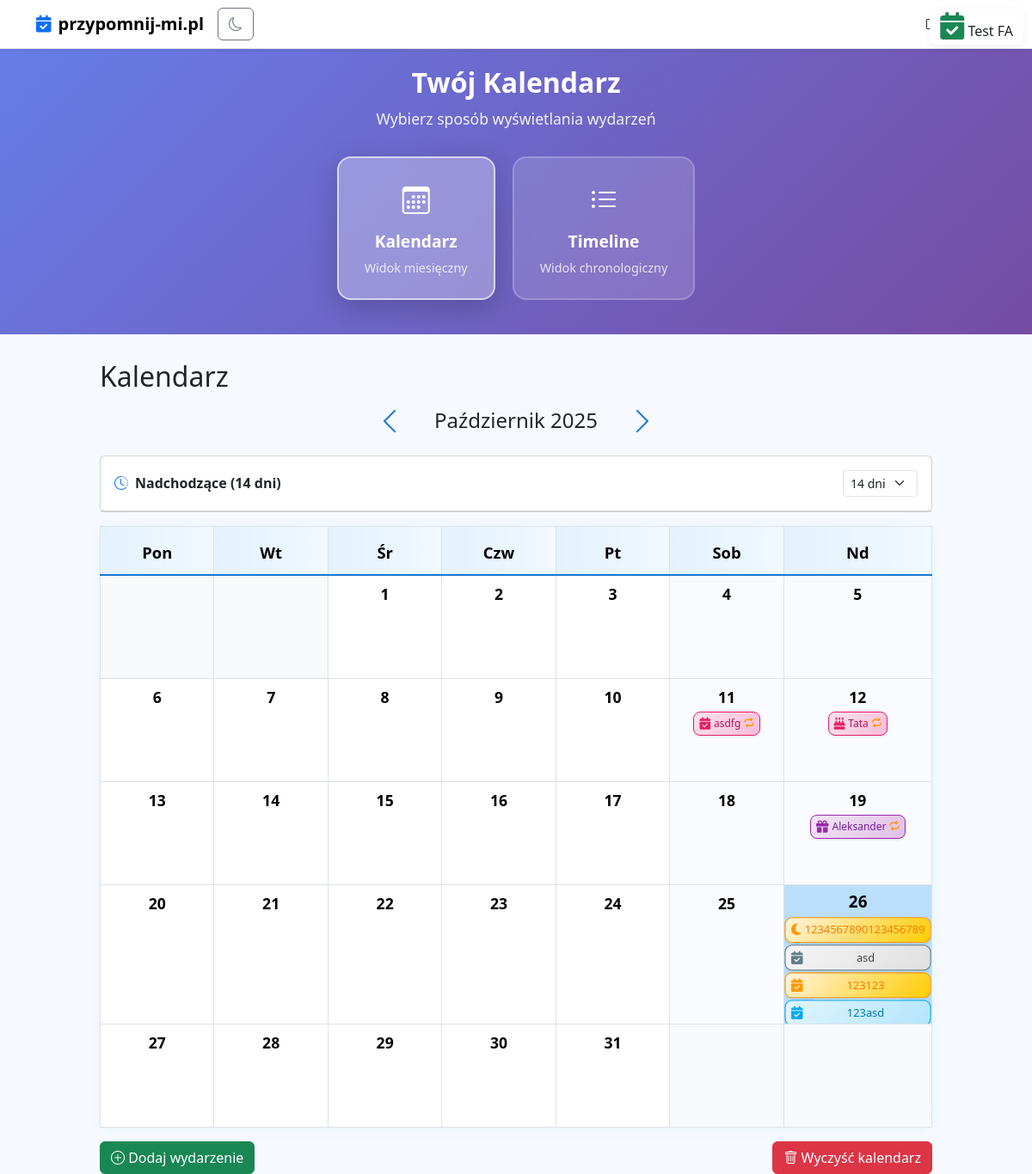
Screenshot of / (signed in) with the database file from the repository.
### events/models.py (models this page shows, shortened)
class Event(models.Model):
    CATEGORY_CHOICES = [
        ('urodziny', 'Urodziny'),
        ('imieniny', 'Imieniny'),
        ('rocznice', 'Rocznice'),
        ('przeglad', 'Przegląd'),
        ('ubezpieczenie', 'Ubezpieczenie'),
        ('inne', 'Wpisz własną kategorię'),
    ]
    RECURRENCE_CHOICES = [
        ('none', 'Brak'),
        ('daily', 'Codziennie'),
        ('weekly', 'Co tydzień'),
        ('monthly', 'Co miesiąc'),
        ('yearly', 'Co rok'),
    ]
    user = models.ForeignKey(User, on_delete=models.CASCADE)
    date = models.DateField()
    category = models.CharField(max_length=20, choices=CATEGORY_CHOICES)
    custom_category = models.CharField(max_length=50, blank=True, null=True)
    description = models.CharField(max_length=255)
    is_recurring = models.BooleanField(default=False, verbose_name='Wydarzenie cykliczne')
    recurrence_type = models.CharField(max_length=10, choices=RECURRENCE_CHOICES, default='none')
    recurrence_end = models.DateField(blank=True, null=True, verbose_name='Powtarzaj do (włącznie)')
    icon = models.CharField(max_length=32, blank=True, default="fa-calendar-check", verbose_name="Ikona wydarzenia")

### events/views.py (the view, shortened to what this page needs)
# urls.py: path('', views.calendar_view, name='calendar'),
@login_required
def calendar_view(request):
    try:
        month = int(request.GET.get('month', None))
        year = int(request.GET.get('year', None))
    except (TypeError, ValueError):
        month = None
        year = None
    today = date.today()
    if not month or not year:
        month = today.month
        year = today.year
    first_day = date(year, month, 1)
    if month == 12:
        last_day = date(year + 1, 1, 1) - timedelta(days=1)
    else:
        last_day = date(year, month + 1, 1) - timedelta(days=1)
    days = [first_day + timedelta(days=i) for i in range((last_day - first_day).days + 1)]
    events = Event.objects.filter(user=request.user).all()
    events_by_day = {d: [] for d in days}
    for event in events:
        if not event.is_recurring or event.recurrence_type == 'none' or not event.recurrence_type:
            if event.date in events_by_day:
                events_by_day[event.date].append(event)
        else:
            if event.recurrence_type == 'yearly' or not event.recurrence_type or event.recurrence_type == 'none':
                for d in days:
                    if d.day == event.date.day and d.month == event.date.month:
                        events_by_day[d].append(event)
    weeks = []
    week = []
    first_weekday = first_day.weekday() # 0=poniedziałek
    for _ in range(first_weekday):
        week.append(None)
    for d in days:
        week.append(d)
        if len(week) == 7:
            weeks.append(week)
            week = []
    if week:
        while len(week) < 7:
            week.append(None)
        weeks.append(week)
    miesiace_pol = [
        '', 'Styczeń', 'Luty', 'Marzec', 'Kwiecień', 'Maj', 'Czerwiec',
        'Lipiec', 'Sierpień', 'Wrzesień', 'Październik', 'Listopad', 'Grudzień'
    ]
    month_name = miesiace_pol[month]
    if month == 1:
        prev_month = 12
        prev_year = year - 1
    else:
        prev_month = month - 1
        prev_year = year
    if month == 12:
        next_month = 1
        next_year = year + 1
    else:
        next_month = month + 1
        next_year = year
    return render(request, 'events/calendar.html', {
        'weeks': weeks,
        'events_by_day': events_by_day,
        'month_name': month_name,
        'month': month,
        'year': year,
        'prev_month': prev_month,
        'prev_year': prev_year,
        'next_month': next_month,
        'next_year': next_year,
        'today': date.today(),
    })

### events/templatetags/get_item.py (called while the page is built)
@register.filter
def get_item(dictionary, key):
    return dictionary.get(key, [])

### events/templatetags/pluralize_pl.py (called while the page is built)
@register.filter(name='polish_pluralize')
def polish_pluralize(value, forms):
    try:
        count = int(value)
    except (TypeError, ValueError):
        return ''
    try:
        one, few, many = [s.strip() for s in forms.split(',')]
    except ValueError:
        return ''
    if count == 1:
        return one
    mod10 = count % 10
    mod100 = count % 100
    if mod10 in (2, 3, 4) and mod100 not in (12, 13, 14):
        return few
    return many

### templates/events/calendar.html (shortened to what this page needs)
{% extends 'base.html' %}
{% load get_item %}
{% load pluralize_pl %}
{% block content %}
<div class="view-switcher-container">
  <div class="view-switcher">
    <div class="view-switcher-header">
      <h2 class="view-switcher-title">Twój Kalendarz</h2>
      <p class="view-switcher-subtitle">Wybierz sposób wyświetlania wydarzeń</p>
    </div>
    <div class="view-switcher-buttons">
      <a href="/" class="view-switcher-btn active" id="calendarView">
        <i class="bi bi-calendar3"></i>
        <span>Kalendarz</span>
        <small>Widok miesięczny</small>
      </a>
      <a href="/timeline/" class="view-switcher-btn" id="timelineView">
        <i class="bi bi-list-ul"></i>
        <span>Timeline</span>
        <small>Widok chronologiczny</small>
      </a>
    </div>
  </div>
</div>
<div class="calendar-container mt-4" id="calendarSurface">
  <h2>Kalendarz</h2>
  <div class="d-flex align-items-center justify-content-center mb-3">
    <a href="?month={{ prev_month }}&year={{ prev_year }}" class="calendar-nav" title="Poprzedni miesiąc"><i class="bi bi-chevron-left"></i></a>
    <h4 class="mb-0 mx-3">{{ month_name }} {{ year }}</h4>
    <a href="?month={{ next_month }}&year={{ next_year }}" class="calendar-nav" title="Następny miesiąc"><i class="bi bi-chevron-right"></i></a>
  </div>
  <div class="table-responsive" style="overflow: visible;">
    <div id="upcomingPanel" class="mb-3" style="max-width:1400px;margin:0 auto;">
      <div class="card">
        <div class="card-body d-flex align-items-center justify-content-between">
          <div class="d-flex align-items-center gap-2">
            <i class="bi bi-clock-history text-primary"></i>
            <span class="fw-semibold">Nadchodzące (14 dni)</span>
          </div>
          <div>
            <select id="upcomingDays" class="form-select form-select-sm" style="width:auto;display:inline-block">
              <option value="14" selected>14 dni</option>
            </select>
          </div>
        </div>
        <ul id="upcomingList" class="list-group list-group-flush"></ul>
      </div>
    </div>
    <table class="calendar-table table table-bordered text-center align-middle">
      <thead>
        <tr>
          <th>Pon</th>
          <th>Wt</th>
          <th>Śr</th>
          <th>Czw</th>
          <th>Pt</th>
          <th>Sob</th>
          <th>Nd</th>
        </tr>
      </thead>
      <tbody>
        {% for week in weeks %}
        <tr>
          {% for day in week %}
            {% if day %}
              {% with events=events_by_day|get_item:day day_str=day|date:'Y-m-d' %}
              <td class="calendar-day{% if day == today %} calendar-today{% endif %} {% if forloop.counter >= 6 %}calendar-weekend{% endif %}"
                  style="word-break:break-word; cursor:pointer; {% if day == today %}overflow:hidden !important;{% else %}overflow:visible;{% endif %} position:relative; padding:0; width:13.5vw; min-width:120px; max-width:180px; box-sizing:border-box;"
                  onclick="handleDayClick(event, '{{ day_str }}', {{ events|length|yesno:'true,false' }})"
                  ondragover="event.preventDefault()" ondrop="handleDrop(event, '{{ day_str }}')">
                <div class="calendar-content">
                  <div class="fw-bold">{{ day.day }}</div>
                  {% if events %}
                    <div class="event-icons" style="overflow: visible !important;">
                      {% for event in events %}
                        <div class="event-card {{ event.category }}"
                             title="{{ event.get_category_display }}{% if event.category == 'inne' %} ({{ event.custom_category }}){% endif %}"
                             draggable="true" ondragstart="handleDragStart(event, {{ event.id }})"
                             style="overflow: visible !important; position: relative !important;">
                          <i class="fa-solid {% if event.icon %}{{ event.icon }}{% else %}fa-calendar-check{% endif %} event-card-icon cat-{{ event.category }}"></i>
                          <span class="event-card-text">{{ event.description|truncatechars:25 }}</span>
                          {% if event.is_recurring %}
                            <i class="fa-solid fa-repeat event-card-recurring" title="Wydarzenie cykliczne"></i>
                          {% endif %}
                        </div>
                      {% endfor %}
                    </div>
                    {% if events|length > 1 %}
                      <div class="mt-1">
                        <span class="badge event-count-badge">{{ events|length }} {{ events|length|polish_pluralize:"wydarzenie,wydarzenia,wydarzeń" }}</span>
                      </div>
                    {% endif %}
                  {% endif %}
                </div>
              </td>
              {% endwith %}
            {% else %}
              <td class="bg-light"></td>
            {% endif %}
          {% endfor %}
        </tr>
        {% endfor %}
      </tbody>
    </table>
  </div>
  <div class="d-flex gap-2 mt-2">
    <a href="{% url 'add_event' %}" class="btn btn-success"><i class="bi bi-plus-circle"></i> Dodaj wydarzenie</a>
    <button type="button" class="btn btn-danger ms-auto" data-bs-toggle="modal" data-bs-target="#clearCalendarModal"><i class="bi bi-trash"></i> Wyczyść kalendarz</button>
  </div>
</div>
{% endblock %}

### templates/base.html (style rules this page uses)
body { background-color: #f6faff !important; background-image: none !important; background-size: auto; background-position: top left; }

### rows the page displays
Event: description "asdfg", is_recurring True (drawn)
Event: description "Tata", is_recurring True (drawn)
Event: description "Aleksander", is_recurring True (drawn)
Event: description "1234567890123456789"
Event: description "asd"
Event: description "123123"
Event: description "123asd"

### other values shown
{{ month_name }} "Październik"
{{ year }} "2025"
{{ day.day }} "1" "2" "3" "4" "5" "6" "7" "8" "9" "10" "11" "12" "13" "14" "15" "16" "17" "18" "19" "20" "21" "22" "23" "24" "25" "26" "27" "28" "29" "30" "31"
{{ events|length|polish_pluralize:"wydarzenie,wydarzenia,wydarzeń" }} "wydarzenia"
